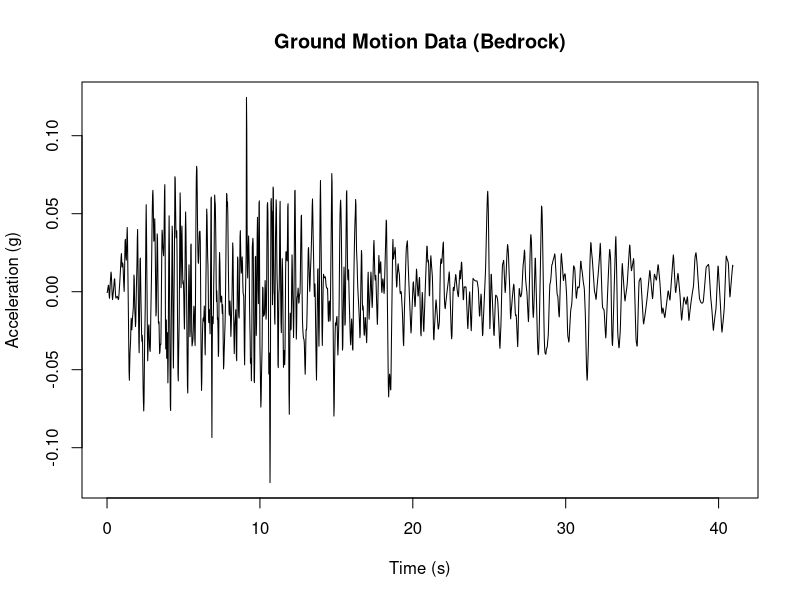
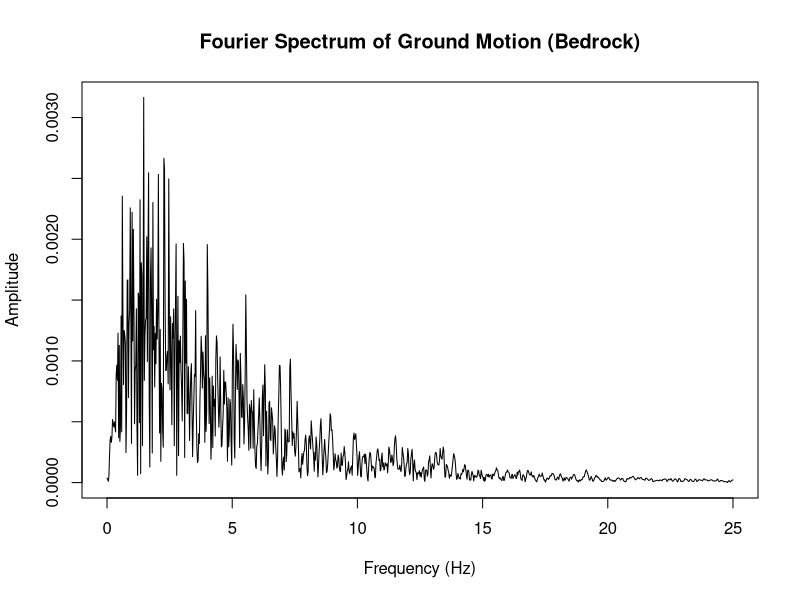
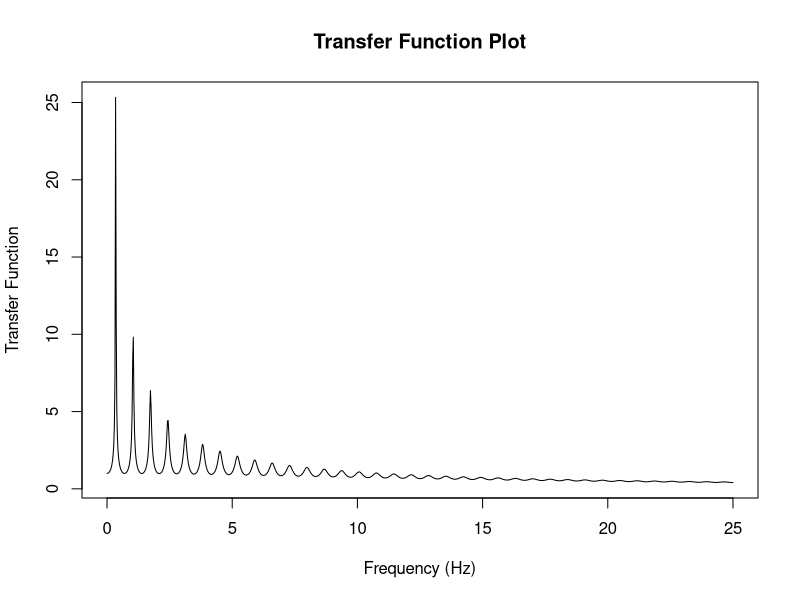
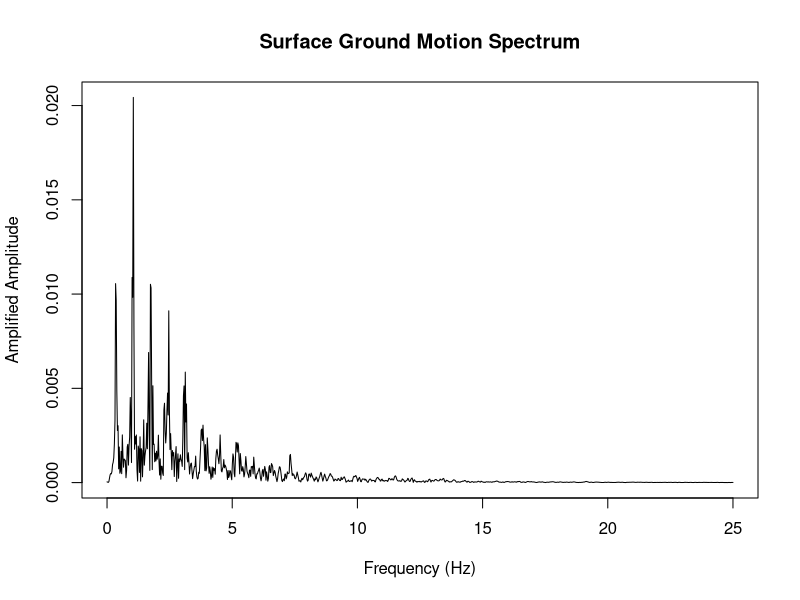
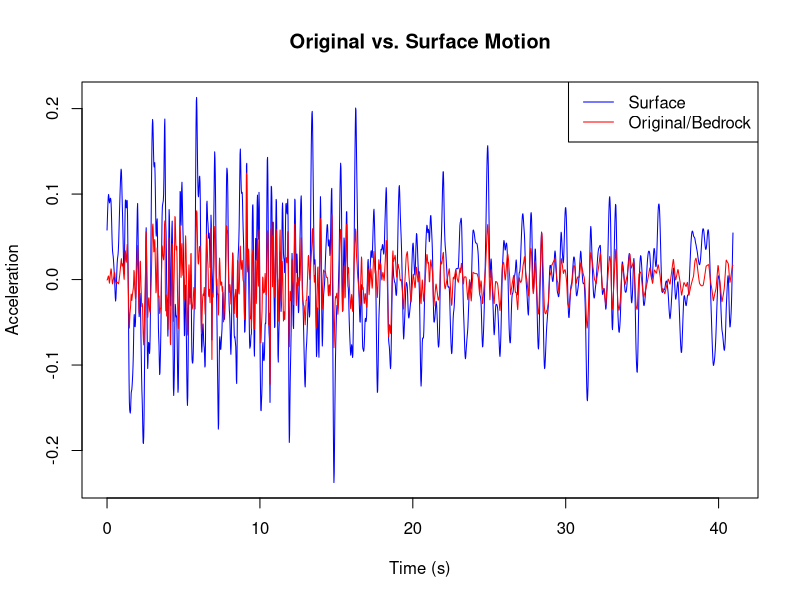
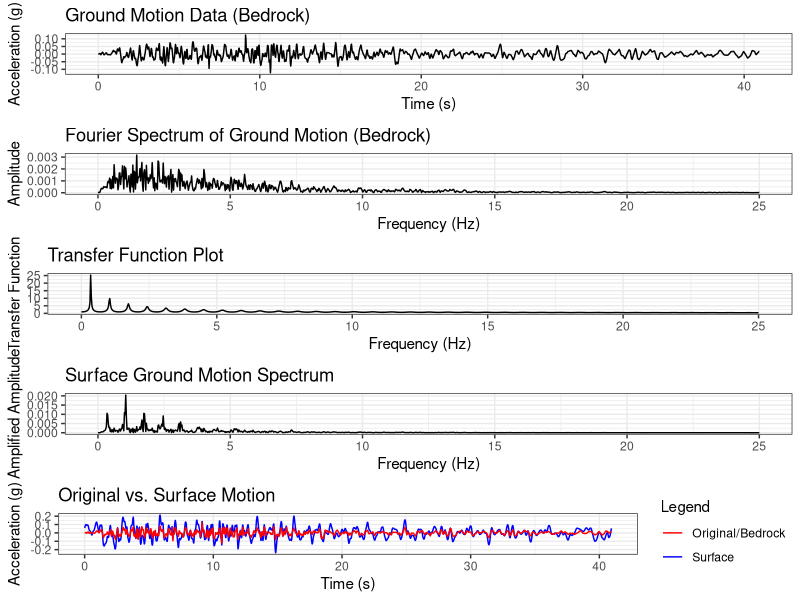
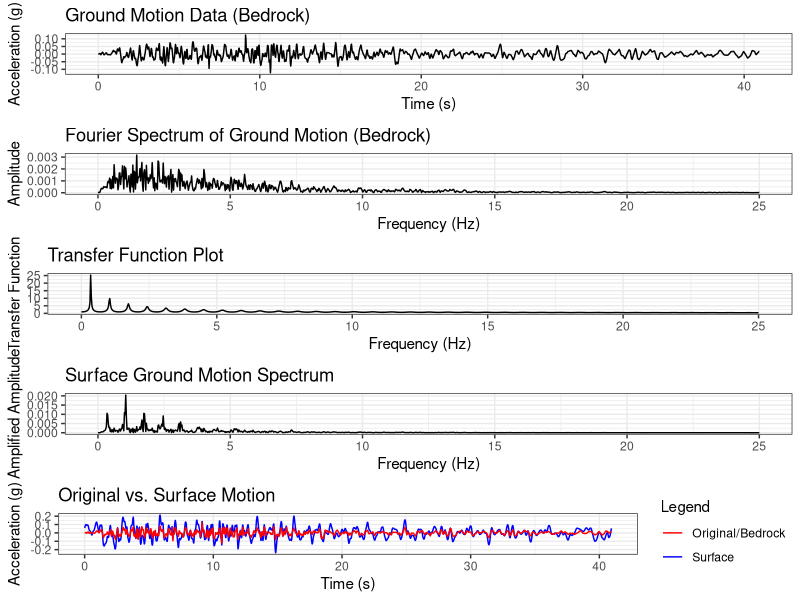
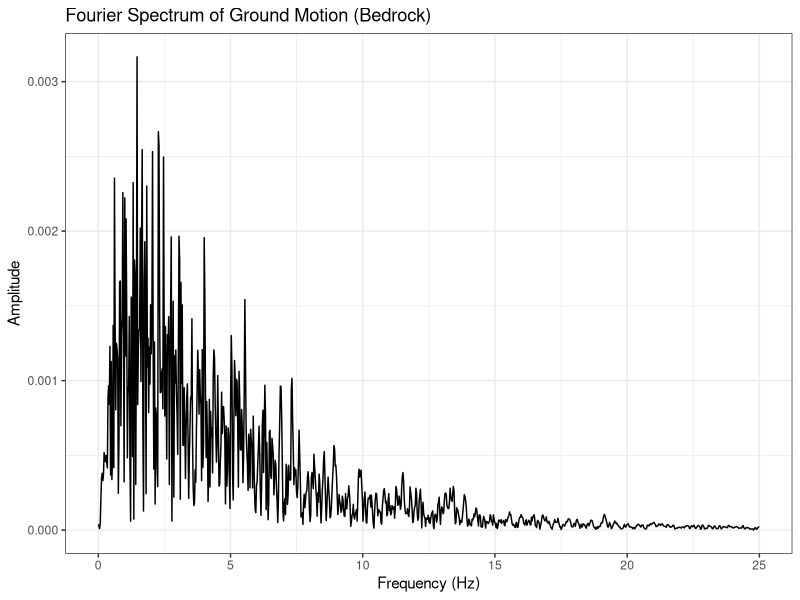

These figures' R source, in order:
### 1-D Response, Linear Soil, Rigid Rock, Damped Soil
library(egg)
library(ggplot2)
library(ggpubr)

#INPUT SOIL DATA
H <- 360       # soil thickness in m (Total covering til surface)
Vs <- 500     # shear wave velocity in m/s
damping_ratio <- 2 / 100 # damping ratio in %

# Load the data
data <- read.csv("Input Motion UTS 2024.csv")  # for the code, set the column name into "time" and "acceleration" first
time <- data$time
acceleration <- data$acceleration

#Plot ground motion data (bedrock)
plot(time, acceleration, type = "l", 
     xlab = "Time (s)", ylab = "Acceleration (g)", 
     main = "Ground Motion Data (Bedrock)")

## Fourier Transform of Acceleration Data
# Perform Fourier Transform
n <- length(acceleration)
dt <- time[2] - time[1]  # Sampling interval
frequencies <- seq(0, 1 / (2 * dt), length.out = n / 2 + 1)

# Compute FFT and extract positive frequencies only
fft_result <- fft(acceleration)
amplitude <- Mod(fft_result[1:(n / 2 + 1)]) / n  # Normalize amplitude for FFT scaling (normalize complex number)

# Plot the frequency response (bedrock)
plot(frequencies, amplitude, type = "l", 
     xlab = "Frequency (Hz)", ylab = "Amplitude", 
     main = "Fourier Spectrum of Ground Motion (Bedrock)")

## Apply a Transfer Function
# F2(w) for 1D response, Linear soil, Rigid Rock, Damped soil
transfer_function <- 1 / sqrt(cos(2*pi*frequencies*H / Vs)^2 + 
                                abs(damping_ratio*(2*pi*frequencies*H / Vs))^2)
# Plot transfer_function
plot(frequencies, transfer_function, type = "l", xlab = "Frequency (Hz)", ylab = "Transfer Function", main = "Transfer Function Plot")

## SURFACE AMPLIFICATION
# Amplify Fourier-transformed data
surface_amplitude <- amplitude * transfer_function

# Plot amplified response (surface)
plot(frequencies, surface_amplitude, type = "l", xlab = "Frequency (Hz)", ylab = "Amplified Amplitude", main = "Surface Ground Motion Spectrum")

## INVERSE Fourier Transform to Get Surface Motion in Time Domain
# Combine amplified result to form a symmetric complex sequence
fft_amplified <- fft_result
fft_amplified[1:(n / 2 + 1)] <- fft_amplified[1:(n / 2 + 1)] * transfer_function
fft_amplified[(n / 2 + 2):n] <- Conj(fft_amplified[(n / 2):1])

# Inverse FFT to get time-domain response
surface_motion <- Re(fft(fft_amplified, inverse = TRUE)) / n

# Plot the original and surface motion in time domain
plot(time, surface_motion, type = "l", col = "blue", xlab = "Time (s)", ylab = "Acceleration", main = "Original vs. Surface Motion")
lines(time, acceleration, col = "red")
legend("topright", legend = c("Surface", "Original/Bedrock"), col = c("blue", "red"), lty = 1)


### PLOT SUMMARY
# 0. Plot the ground motion data
p0 <- ggplot(data.frame(time, acceleration), aes(x = time, y = acceleration)) +
  geom_line() +
  theme_bw()+
  labs(x = "Time (s)", y = "Acceleration (g)", title = "Ground Motion Data (Bedrock)")

# 1. Plot the frequency response (bedrock)
p1 <- ggplot(data.frame(frequencies, amplitude), aes(x = frequencies, y = amplitude)) +
  geom_line() +
  theme_bw() +
  labs(x = "Frequency (Hz)", y = "Amplitude", title = "Fourier Spectrum of Ground Motion (Bedrock)")

# 2. Plot transfer function
p2 <- ggplot(data.frame(frequencies, transfer_function), aes(x = frequencies, y = transfer_function)) +
  geom_line() +
  theme_bw() +
  labs(x = "Frequency (Hz)", y = "Transfer Function", title = "Transfer Function Plot")

# 3. Plot amplified response (surface)
p3 <- ggplot(data.frame(frequencies, surface_amplitude), aes(x = frequencies, y = surface_amplitude)) +
  geom_line() +
  theme_bw() +
  labs(x = "Frequency (Hz)", y = "Amplified Amplitude", title = "Surface Ground Motion Spectrum")

# 4. Plot the original and surface motion in time domain with an internal legend
p4 <- ggplot(data.frame(time, surface_motion, acceleration), aes(x = time)) +
  geom_line(aes(y = surface_motion, color = "Surface")) +
  geom_line(aes(y = acceleration, color = "Original/Bedrock")) +
  scale_color_manual(name = "Legend", values = c("Surface" = "blue", "Original/Bedrock" = "red")) +
  theme_bw() +
  labs(x = "Time (s)", y = "Acceleration (g)", title = "Original vs. Surface Motion")

# Arrange all plots with ggarrange
ggarrange(p0, p1, p2, p3, p4, nrow = 5)
#save plots into pdf / jpg file
ggsave("All plot Combined.pdf", # save in pdf format
       plot = last_plot(),
       width = 15, 
       height = 25,
       units = "in")
ggsave("p1-Fourier Amplitude (Bedrock).jpg", # save in pdf format
       plot = p1,
       width = 15, 
       height = 5,
       units = "in")
ggsave("p2 - Transfer Function.jpg", # save in pdf format
       plot = p2,
       width = 15, 
       height = 5,
       units = "in")
ggsave("p3 - Fourier Amplitude (Surface).jpg", # save in pdf format
       plot = p3,
       width = 15, 
       height = 5,
       units = "in")
ggsave("p4 - Acceleration Time History.jpg", # save in pdf format
       plot = p4,
       width = 15, 
       height = 5,
       units = "in")
ggsave("p0-Ground Motion Data (Bedrock).jpg", # save in pdf format
       plot = p0,
       width = 15, 
       height = 5,
       units = "in")
